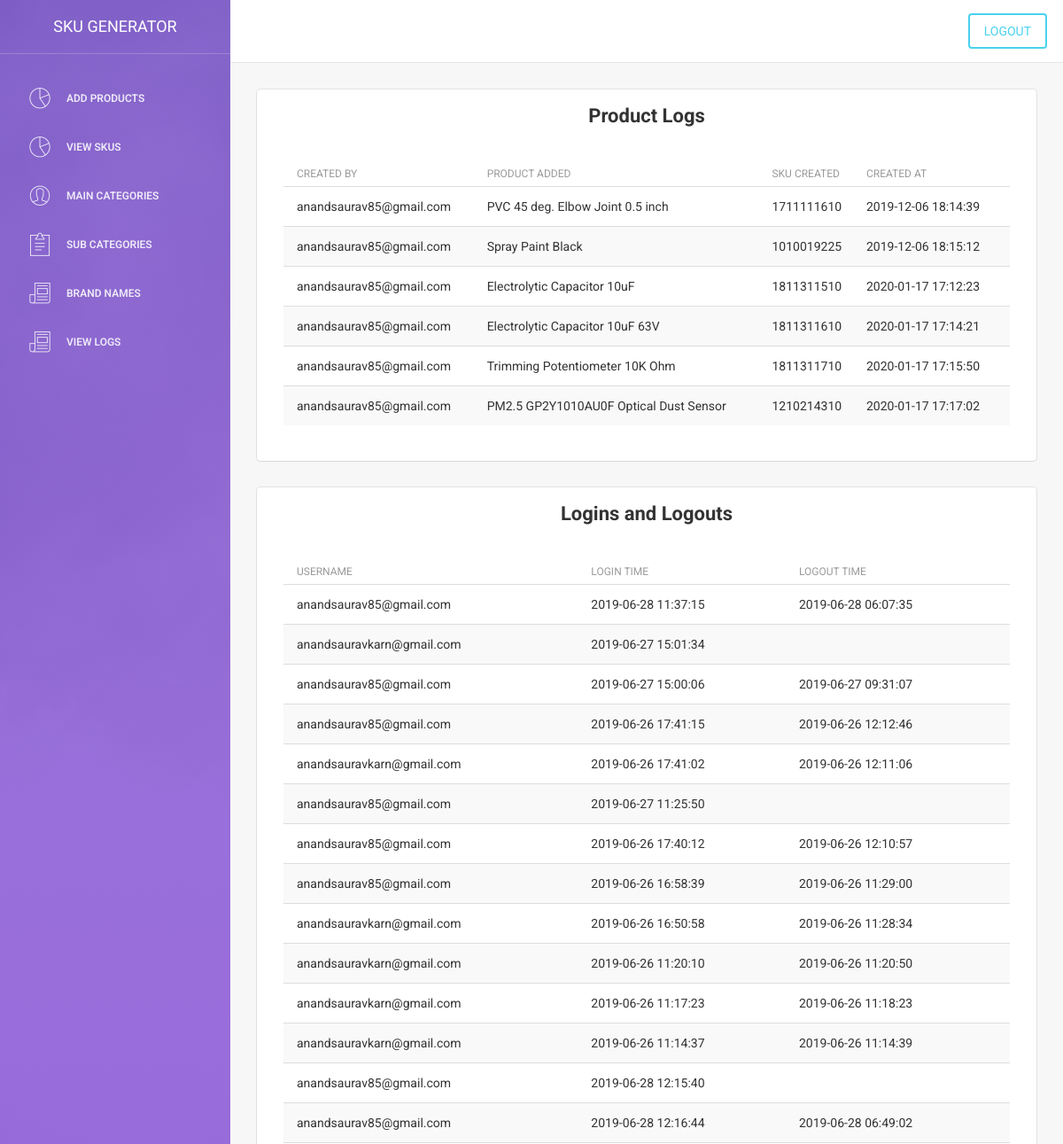
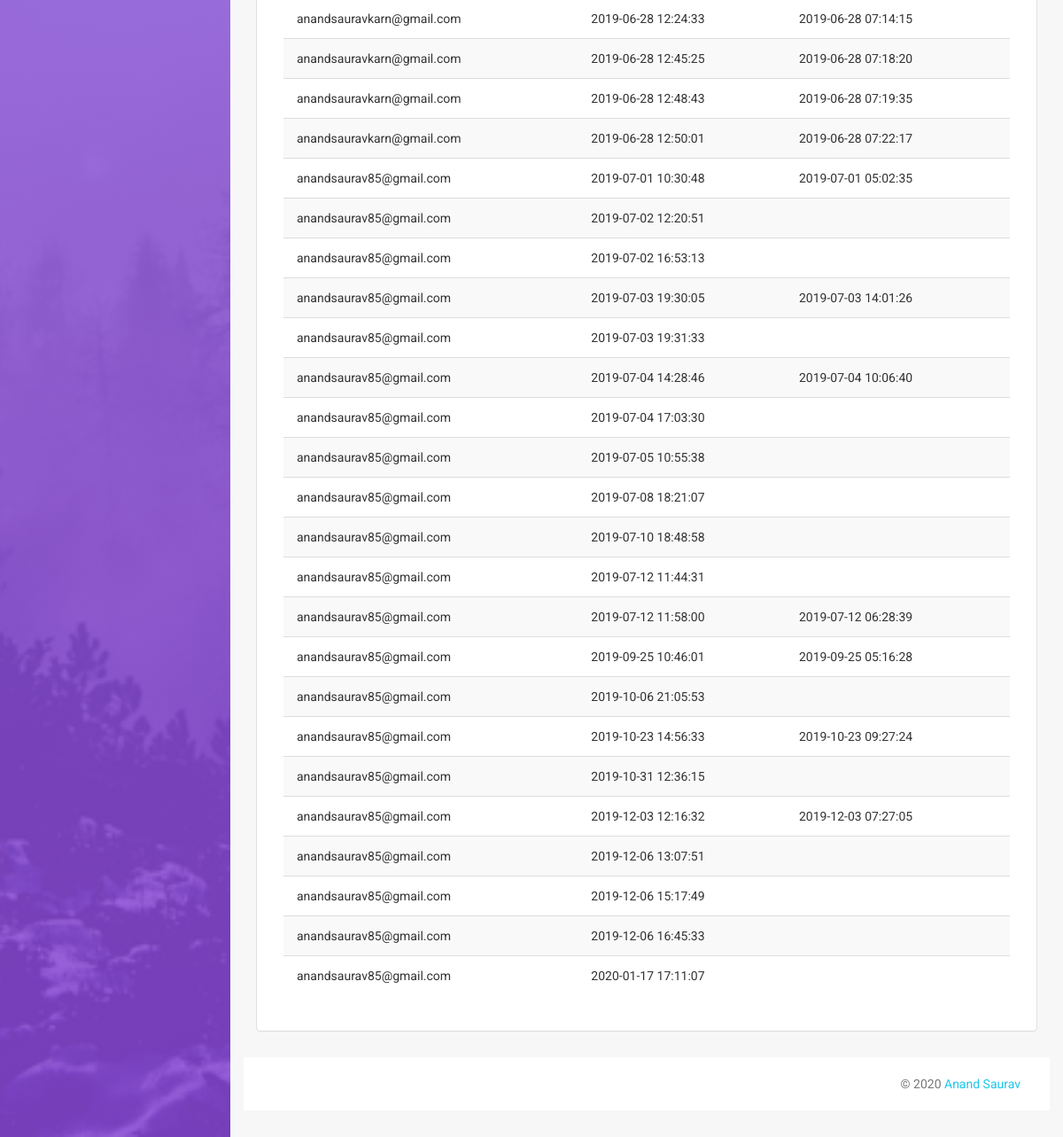
Screenshot of /admin/logs.php (signed in) with the database file from the repository (2 pictures, top to bottom).
### tables this page shows
CREATE TABLE `my_log` (
  `log_id` int(11) NOT NULL AUTO_INCREMENT,
  `email` varchar(255) NOT NULL,
  `prod_name` varchar(255) NOT NULL,
  `prod_sku` varchar(255) NOT NULL,
  `pro_time` varchar(255) NOT NULL,
  PRIMARY KEY (`log_id`)
);

### admin/logs.php (the view, shortened to what this page needs)
<?php
include 'header.php';
?>
<div class="content">
            <div class="container-fluid">
                <div class="row">
                    <div class="col-md-12">
                        <div class="card">
                            <div class="header">
                                <h4 class="title"><center><b>Product Logs</b></center></h4>
                            </div>
                            <div class="content">
            <div class="container-fluid">
                                     <div class="content table-responsive table-full-width">
                                <table class="table table-hover table-striped">
                                    <thead>
                                        <th>Created By</th>
                                        <th>Product Added</th>
                                        <th>SKU Created</th>
                                        <th>Created At</th>
                                    </thead>
                                    <tbody>
                                        <tr>
                                            <?php
                                            $query="select * from my_log";
                                              $filter_result=mysqli_query($con,$query);
                                            while ($row=mysqli_fetch_array($filter_result)) {
                                                echo "<tr>";
                                                 echo "<td>".$row[1]."</td>";
                                                  echo "<td>".$row[2]."</td>";
                                                  echo "<td>".$row[3]."</td>";
                                                 echo "<td>".$row[4]."</td>";
                                                echo "</tr>";
                                            }
                                            ?>
                                        </tr>
                                    </tbody>
                                </table>
                            </div>
            </div>
         </div>
                        </div>
                    </div>
        <div class="content">
            <div class="container-fluid">
                <div class="row">
                    <div class="col-md-12">
                        <div class="card">
                            <div class="header">
                                <h4 class="title"><center><b>Logins and Logouts </b></center></h4>
                            </div>
                            <div class="content">
            <div class="container-fluid">
                                     <div class="content table-responsive table-full-width">
                                <table class="table table-hover table-striped">
                                    <thead>
                                       <th>Username</th>
                                        <th>Login Time</th>
                                        <th>Logout Time</th>
                                    </thead>
                                    <tbody>
                                        <tr>
                                            <?php
                                            $query1="select * from login_out";
                                              $filter_result1=mysqli_query($con,$query1);
                                            while ($row=mysqli_fetch_array($filter_result1)) {
                                                echo "<tr>";
                                                 echo "<td>".$row[3]."</td>";
                                                  echo "<td>".$row[1]."</td>";
                                                  echo "<td>".$row[2]."</td>";
                                                echo "</tr>";
                                            }
                                            ?>
                                        </tr>
                                    </tbody>
                                </table>
                            </div>
            </div>
         </div>
                        </div>
                    </div>
                </div>
            </div>
        </div>
<?php
include 'footer.php';
?>

### rows the page displays
my_log: email "anandsaurav85@gmail.com", prod_name "PVC 45 deg. Elbow Joint 0.5 inch", prod_sku "1711111610", pro_time "2019-12-06 18:14:39"
my_log: email "anandsaurav85@gmail.com", prod_name "Spray Paint Black", prod_sku "1010019225", pro_time "2019-12-06 18:15:12"
my_log: email "anandsaurav85@gmail.com", prod_name "Electrolytic Capacitor 10uF", prod_sku "1811311510", pro_time "2020-01-17 17:12:23"
my_log: email "anandsaurav85@gmail.com", prod_name "Electrolytic Capacitor 10uF 63V", prod_sku "1811311610", pro_time "2020-01-17 17:14:21"
my_log: email "anandsaurav85@gmail.com", prod_name "Trimming Potentiometer 10K Ohm", prod_sku "1811311710", pro_time "2020-01-17 17:15:50"
my_log: email "anandsaurav85@gmail.com", prod_name "PM2.5 GP2Y1010AU0F Optical Dust Sensor", prod_sku "1210214310", pro_time "2020-01-17 17:17:02"

### other values shown
$row[3] "anandsaurav85@gmail.com"
$row[1] "2019-06-28 11:37:15"
$row[2] "2019-06-28 06:07:35"
$row[3] "anandsauravkarn@gmail.com"
$row[1] "2019-06-27 15:01:34"
$row[1] "2019-06-27 15:00:06"
$row[2] "2019-06-27 09:31:07"
$row[1] "2019-06-26 17:41:15"
$row[2] "2019-06-26 12:12:46"
$row[1] "2019-06-26 17:41:02"
$row[2] "2019-06-26 12:11:06"
$row[1] "2019-06-27 11:25:50"
$row[1] "2019-06-26 17:40:12"
$row[2] "2019-06-26 12:10:57"
$row[1] "2019-06-26 16:58:39"
